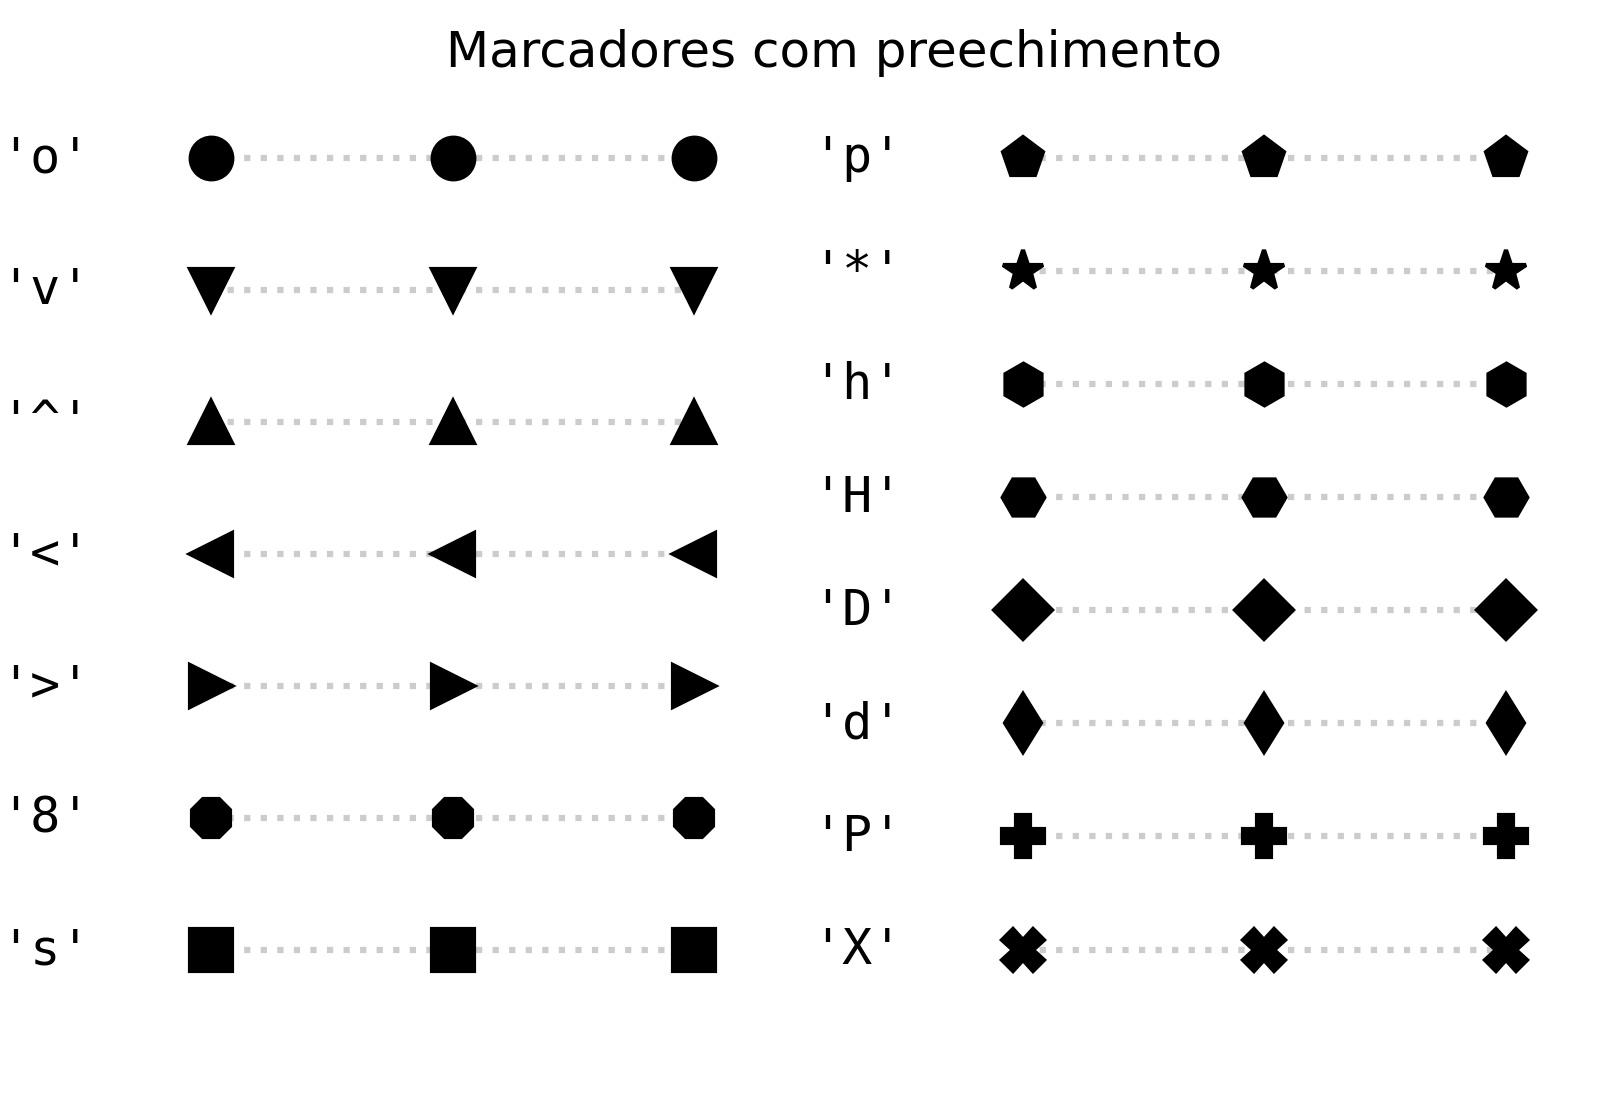

The Python source for this figure:
import matplotlib.pyplot as plt
from matplotlib.lines import Line2D


text_style = dict(horizontalalignment='right', verticalalignment='center', fontsize=12, fontfamily='monospace')
marker_style = dict(linestyle=':', color='0.8', markersize=10, markerfacecolor="black", markeredgecolor="black")

def format_axes(ax):
    ax.margins(0.2)
    ax.set_axis_off()
    ax.invert_yaxis()

def split_list(a_list):
    i_half = len(a_list) // 2
    return a_list[:i_half], a_list[i_half:]

fig, axs = plt.subplots(ncols=2)

fig.suptitle('Marcadores com preechimento', fontsize=12, y=0.86)

for ax, markers in zip(axs, split_list(Line2D.filled_markers)):
    for y, marker in enumerate(markers):
        ax.text(-0.5, y, repr(marker), **text_style)
        ax.plot([y] * 3, marker=marker, **marker_style)
    format_axes(ax)

plt.savefig('ex03.jpg', transparent=True, dpi=300, bbox_inches='tight', pad_inches=0)